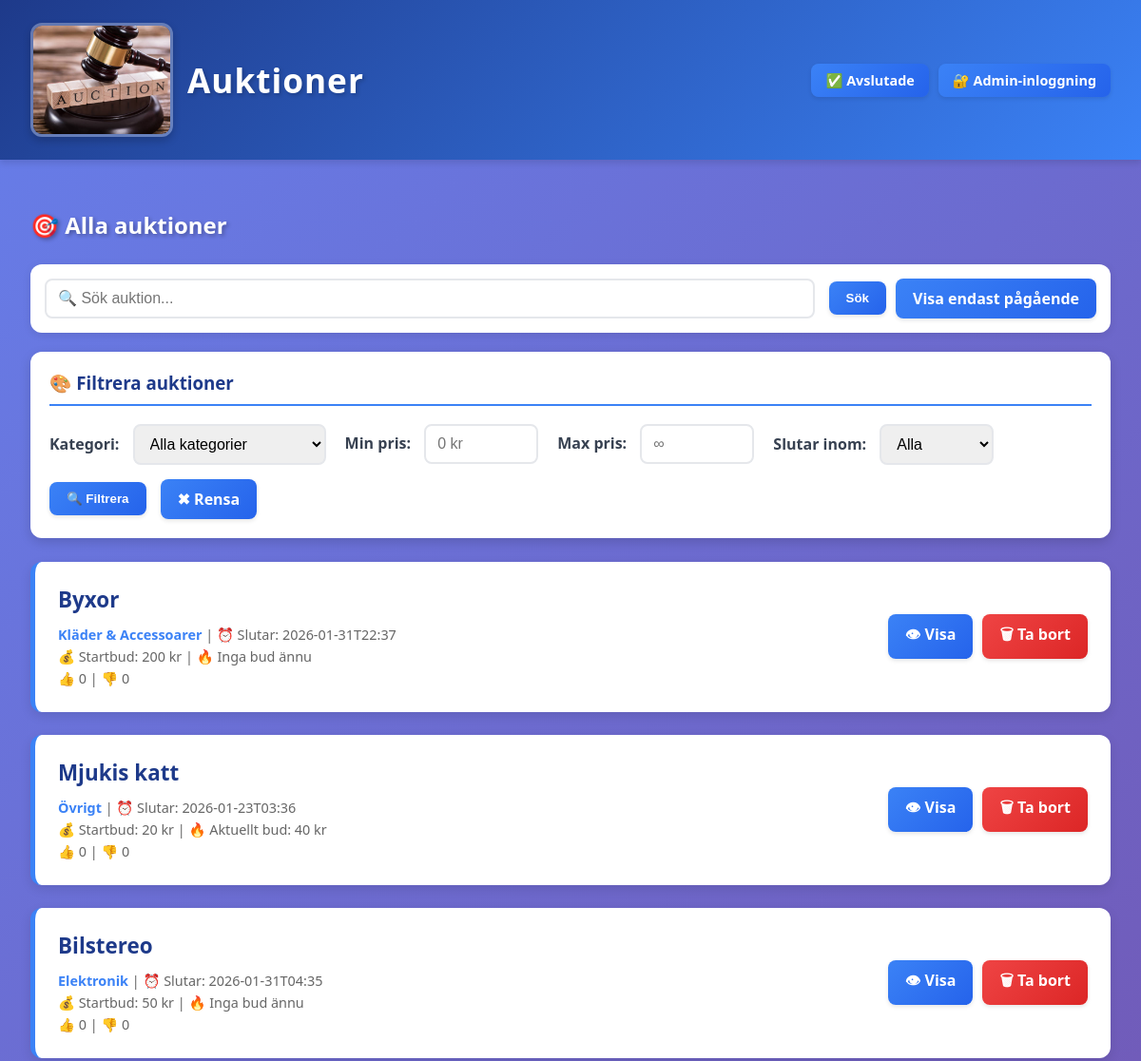
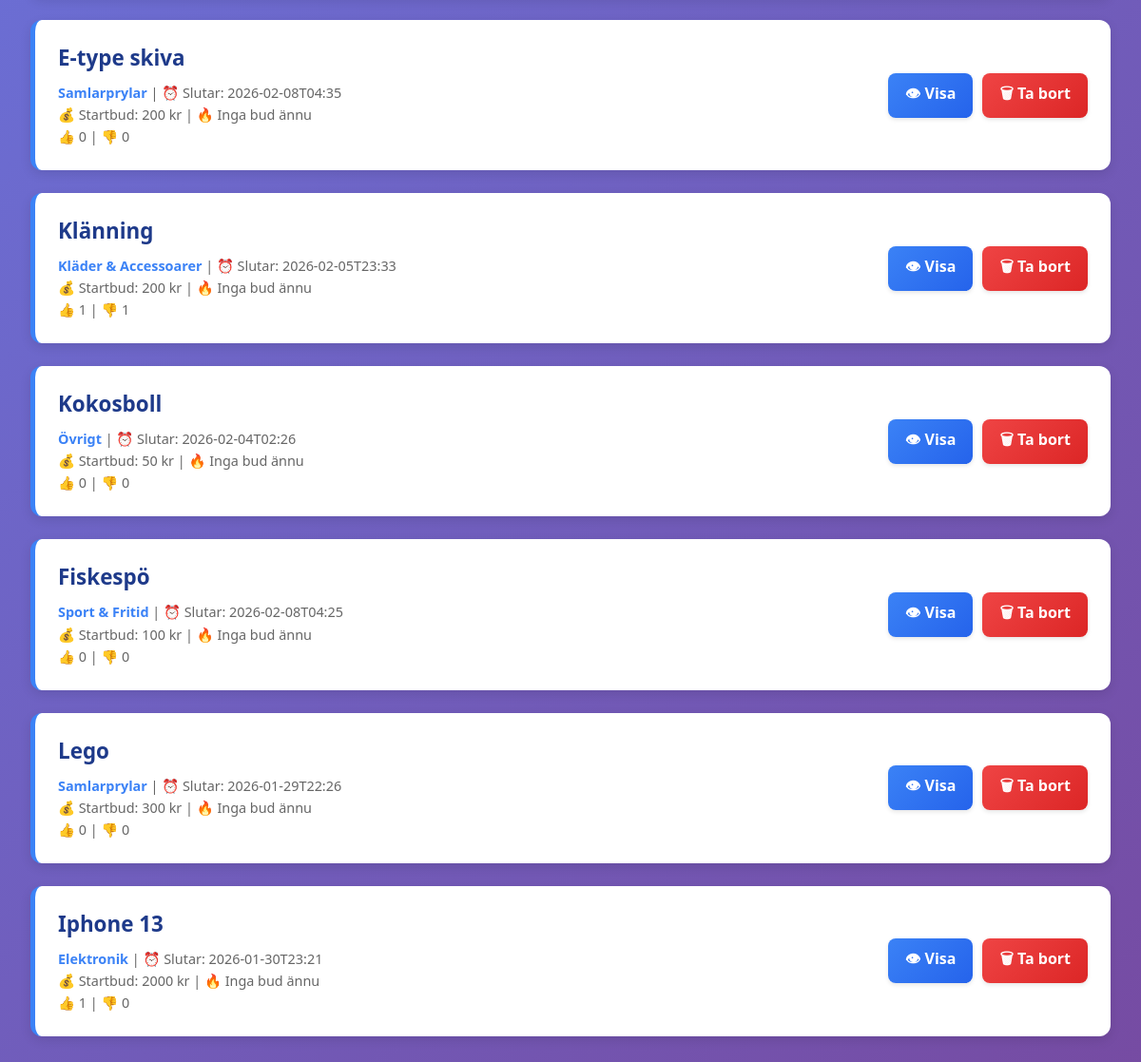
The page /?show_all=1 on the database its author committed (2 pictures, top to bottom).
### tables this page shows
CREATE TABLE auctions (
    id INTEGER PRIMARY KEY AUTOINCREMENT,
    title TEXT NOT NULL,
    description TEXT NOT NULL,
    starting_bid REAL NOT NULL,
    end_datetime TEXT NOT NULL,
    category TEXT DEFAULT 'Övrigt',
    likes INTEGER DEFAULT 0,
    dislikes INTEGER DEFAULT 0
);

### myblueprints/auctions/auctions_routes.py (the view, shortened to what this page needs)
@auctions_bp.route("/")
def index():
    keyword = request.args.get("q")
    show_all = request.args.get("show_all")
    category = request.args.get("category")
    min_price = request.args.get("min_price")
    max_price = request.args.get("max_price")
    end_time = request.args.get("end_time")
    if keyword:
        auctions = AuctionRepository.search(keyword)
    elif show_all:
        auctions = AuctionRepository.get_all()
    else:
        auctions = AuctionRepository.get_active()
    categories = AuctionRepository.get_all_categories()
    auction_bids = {}
    for auction in auctions:
        highest_bid = BidRepository.get_highest(auction['id'])
        auction_bids[auction['id']] = highest_bid
    return render_template(
        "auction_list.html",
        auctions=auctions,
        keyword=keyword,
        show_all=show_all,
        categories=categories,
        selected_category=category,
        min_price=min_price,
        max_price=max_price,
        end_time=end_time,
        auction_bids=auction_bids
    )

### database.py (called while the page is built)
def get_db():
    if "db" not in g:
        g.db = sqlite3.connect(DATABASE)
        g.db.row_factory = sqlite3.Row
    return g.db

### dbrepositories/auction_repository.py (called while the page is built)
    @staticmethod
    def get_all():
        return get_db().execute(
            """
            SELECT * FROM auctions
            WHERE datetime(end_datetime) > datetime('now')
            ORDER BY id DESC
            """
        ).fetchall()

    @staticmethod
    def get_all_categories():
        result = get_db().execute(
            "SELECT DISTINCT category FROM auctions WHERE category IS NOT NULL ORDER BY category"
        ).fetchall()
        return [row['category'] for row in result]

### dbrepositories/bid_repository.py (called while the page is built)
    @staticmethod
    def get_highest(auction_id):
        return get_db().execute(
            """
            SELECT MAX(amount) as highest
            FROM bids
            WHERE auction_id = ?
            """,
            (auction_id,)
        ).fetchone()["highest"]

### templates/auction_list.html (shortened to what this page needs)
{% extends "base.html" %}
{% block content %}
<h2 style="color: white; text-shadow: 2px 2px 4px rgba(0,0,0,0.3); margin-bottom: 25px;">
    {% if show_all %}🎯 Alla auktioner{% else %}⚡ Pågående auktioner{% endif %}
</h2>
<form method="get" action="/">
    <div class="search-form">
        <input name="q" type="text" placeholder="🔍 Sök auktion..." value="{{ keyword or '' }}">
        <button type="submit">Sök</button>
        {% if show_all %}
            <a class="btn" href="/">Visa endast pågående</a>
        {% else %}
            <a class="btn btn-success" href="/?show_all=1">Visa alla</a>
        {% endif %}
    </div>
</form>
<div class="filter-box">
    <h3>🎨 Filtrera auktioner</h3>
    <form method="get" action="/" style="display: flex; flex-wrap: wrap; gap: 15px; align-items: center;">
        <div>
            <label for="category">Kategori:</label>
            <select name="category" id="category">
                <option value="">Alla kategorier</option>
            </select>
        </div>
        <div>
            <label for="min_price">Min pris:</label>
            <input type="number" name="min_price" id="min_price" placeholder="0 kr" value="{{ min_price or '' }}" style="width: 120px;">
        </div>
        <div>
            <label for="max_price">Max pris:</label>
            <input type="number" name="max_price" id="max_price" placeholder="∞" value="{{ max_price or '' }}" style="width: 120px;">
        </div>
        <div>
            <label for="end_time">Slutar inom:</label>
            <select name="end_time" id="end_time">
                <option value="">Alla</option>
            </select>
        </div>
        <button type="submit">🔍 Filtrera</button>
        <a href="/" class="btn">✖ Rensa</a>
    </form>
</div>
{% for auction in auctions %}
<div class="auction-card">
    <div>
        <h3>{{ auction.title }}</h3>
        <div class="auction-meta">
            <strong>{{ auction.category or 'Övrigt' }}</strong> |
            ⏰ Slutar: {{ auction.end_datetime }}<br>
            💰 Startbud: {{ auction.starting_bid|int }} kr |
            {% if auction_bids[auction.id] %}
                🔥 Aktuellt bud: {{ auction_bids[auction.id]|int }} kr
            {% else %}
                🔥 Inga bud ännu
            {% endif %}<br>
            👍 {{ auction.likes }} | 👎 {{ auction.dislikes }}
        </div>
    </div>
    <div class="auction-actions">
        <a class="btn" href="/auction/{{ auction.id }}">👁 Visa</a>
        <a class="btn btn-danger"
           href="/admin/delete/{{ auction.id }}"
           onclick="return confirm('Ta bort auktion?')">
           🗑 Ta bort
        </a>
    </div>
</div>
{% else %}
<p>Inga auktioner hittades.</p>
{% endfor %}
{% endblock %}

### static/style.css (style rules this page uses)
* { box-sizing: border-box; }
body { font-family: 'Segoe UI', Tahoma, Geneva, Verdana, sans-serif; background: linear-gradient(135deg, #667eea 0%, #764ba2 100%); background-attachment: fixed; margin: 0; padding: 0; min-height: 100vh; }
.filter-box { background: white; padding: 20px; border-radius: 12px; margin-bottom: 25px; box-shadow: 0 4px 12px rgba(0, 0, 0, 0.15); }
.filter-box h3 { margin-top: 0; color: #1e3a8a; border-bottom: 2px solid #3b82f6; padding-bottom: 10px; }
.search-form { background: white; padding: 15px; border-radius: 12px; margin-bottom: 20px; box-shadow: 0 2px 8px rgba(0, 0, 0, 0.1); display: flex; flex-wrap: wrap; gap: 10px; align-items: center; }
.search-form input[type="text"] { flex: 1; min-width: 200px; }
.auction-card { background: white; padding: 1.5rem; margin-bottom: 1.5rem; border-radius: 12px; box-shadow: 0 4px 12px rgba(0, 0, 0, 0.1); display: flex; justify-content: space-between; align-items: center; transition: all 0.3s ease; border-left: 5px solid #3b82f6; }
.auction-card h3 { margin: 0 0 10px 0; color: #1e3a8a; font-size: 1.4rem; }
.auction-meta { font-size: 0.9rem; color: #666; line-height: 1.6; }
.auction-meta strong { color: #3b82f6; }
.auction-actions { display: flex; gap: 10px; flex-wrap: wrap; }
button, .btn { background: linear-gradient(135deg, #3b82f6 0%, #2563eb 100%); color: white; border: none; padding: 10px 18px; border-radius: 8px; cursor: pointer; font-weight: 600; transition: all 0.3s ease; box-shadow: 0 2px 4px rgba(0, 0, 0, 0.1); text-decoration: none; display: inline-block; }
.btn-danger { background: linear-gradient(135deg, #ef4444 0%, #dc2626 100%); }
input, textarea, select { padding: 10px 12px; margin-right: 5px; border: 2px solid #e5e7eb; border-radius: 8px; font-size: 1rem; transition: all 0.3s ease; }
form { margin: 0; }
label { font-weight: 600; color: #374151; margin-right: 10px; }

### rows shown on the page
auctions: title "Byxor", category "Kläder & Accessoarer", end_datetime "2026-01-31T22:37", starting_bid "200", shows "🔥 Inga bud ännu", likes "0", dislikes "0"
auctions: title "Mjukis katt", category "Övrigt", end_datetime "2026-01-23T03:36", starting_bid "20", auction_bids "40", likes "0", dislikes "0"
auctions: title "Bilstereo", category "Elektronik", end_datetime "2026-01-31T04:35", starting_bid "50", shows "🔥 Inga bud ännu", likes "0", dislikes "0"
auctions: title "E-type skiva", category "Samlarprylar", end_datetime "2026-02-08T04:35", starting_bid "200", shows "🔥 Inga bud ännu", likes "0", dislikes "0"
auctions: title "Klänning", category "Kläder & Accessoarer", end_datetime "2026-02-05T23:33", starting_bid "200", shows "🔥 Inga bud ännu", likes "1", dislikes "1"
auctions: title "Kokosboll", category "Övrigt", end_datetime "2026-02-04T02:26", starting_bid "50", shows "🔥 Inga bud ännu", likes "0", dislikes "0"
auctions: title "Fiskespö", category "Sport & Fritid", end_datetime "2026-02-08T04:25", starting_bid "100", shows "🔥 Inga bud ännu", likes "0", dislikes "0"
auctions: title "Lego", category "Samlarprylar", end_datetime "2026-01-29T22:26", starting_bid "300", shows "🔥 Inga bud ännu", likes "0", dislikes "0"
auctions: title "Iphone 13", category "Elektronik", end_datetime "2026-01-30T23:21", starting_bid "2000", shows "🔥 Inga bud ännu", likes "1", dislikes "0"
